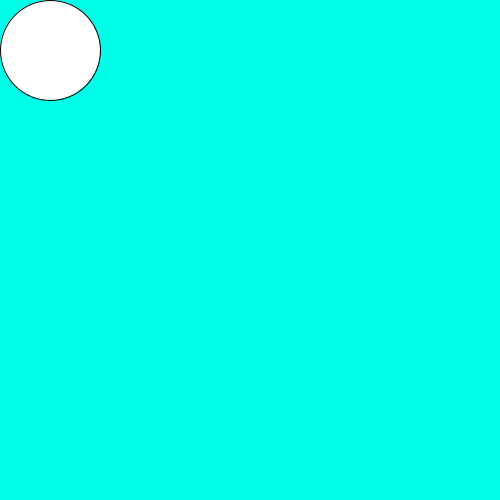
Frame 1 (no input)
Frame 60 (the mouse pressed at the canvas centre just before this capture): identical to frame 1, image omitted
Frame 120 (the mouse held since frame 60 and released just before this capture): identical to frame 1, image omitted

The Processing sketch that drew this single still picture (run headless with seeded random() and noise(); from frame 60 on, the mouse is pressed at the canvas centre):

// Processing sketch: slippery_dot
// ── slippery_dot.pde
 // 1. Create three integer variables to represent the x, y, and the size of the ellipse
   
   int x = 50;
   int y = 50;
   int size =100;
   
    
    void setup() {
      // 2. Set the size of your sketch
    size(500,500);
    }
    
    void draw() {
      // 3. Set the background color of your sketch
      background(#00FFE8);
      // 4. Draw an ellipse. Make sure it fits in the window.
      ellipse(x,y,size,size);
      // Use the variables created at the top of the sketch, 
      // for the location and size of your ellipse
    
    }
    
    void mousePressed() {
      //5. Create an integer variable called distance
      int distance = getDistance(mouseX,mouseY,x,y);
      //6. Set the value of the distance variable to the value returned by the getDistance method
      //   Pass the mouse's x and y (mouseX and mouseY) and the x and y of your ellipse to the method.
        
          
      //7.  Use an if statement to check if the distance variable is < the radius of the ellipse
      //    If it is, set a new x and y for the ellipse, using a random location on the window
      //    Hint: Use the Processing random() function
       if (distance<size){
        x = (int)random(width);
        y =(int)random(height);
       }
      
    }
    
    int getDistance(int x1, int y1, int x2, int y2) {
      return (int)Math.sqrt(Math.pow((x1-x2),2) + Math.pow((y1-y2),2));
    }
